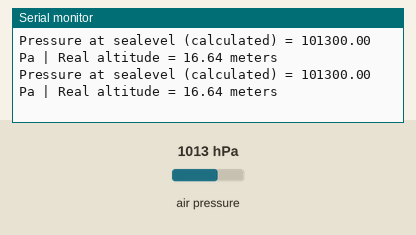
The sketch below on a simulated Arduino Uno, built with avr-gcc and run on an emulated ATmega328P. Shown: the last lines printed to the serial monitor. The test bench sets the inputs (shaded band); at power-on: air pressure 1013 hPa.

Above: at 1.2 s.
1.3 s: air pressure set to 952 hPa
At 2.0 s:
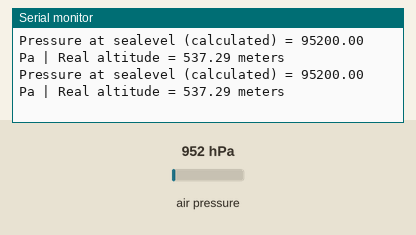
4.3 s: air pressure set to 1000 hPa
At 5.4 s:
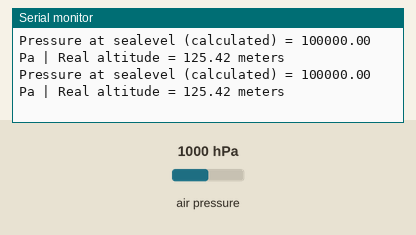
7.3 s: air pressure set to 975 hPa
At 7.9 s:
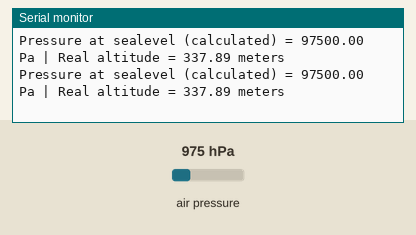
10.3 s: air pressure set to 1025 hPa
At 11.2 s:
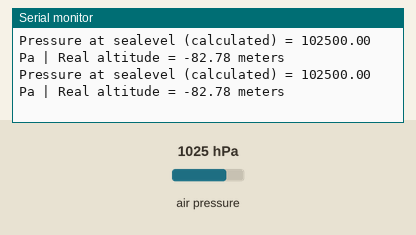
13.3 s: air pressure set to 1048 hPa
At 14.2 s:
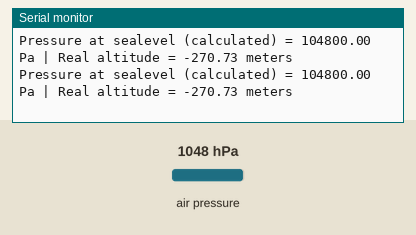
Timing chart, 0 to 16.3 s (numbered marks = the images above; inputs shaded):
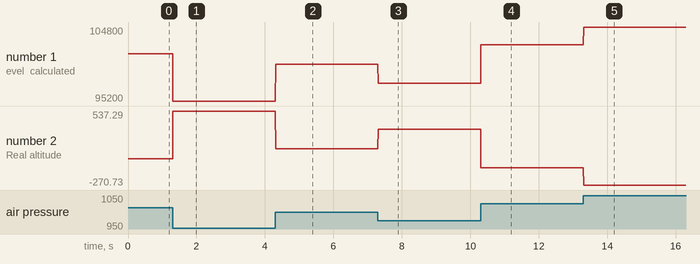

The sketch:

pressure_sensor_source_cod.ino
```cpp
#include <Adafruit_BMP085.h>

Adafruit_BMP085 bmp;
double Pressure,Altitude;

void setup() {
  Serial.begin(115200);
  if (!bmp.begin()) {
  Serial.println("Could not find a valid BMP085 sensor, check wiring!");
  while (1) {}
  }
}

void loop() {
  print_bmp180_data();
}

void bmp180_data(){
  Pressure = bmp.readSealevelPressure();
  Altitude = bmp.readAltitude(101500);
}

void print_bmp180_data(){
    bmp180_data();
    Serial.print("Pressure at sealevel (calculated) = ");
    Serial.print(Pressure);
    Serial.print(" Pa");
    Serial.print(" | ");

  // you can get a more precise measurement of altitude
  // if you know the current sea level pressure which will
  // vary with weather and such. If it is 1015 millibars
  // that is equal to 101500 Pascals.
    Serial.print("Real altitude = ");
    Serial.print(Altitude);
    Serial.println(" meters");
}
```

Measured:
- after the input at 1.3 s, the serial monitor: prints a new line at once (image 1)
- after the input at 4.3 s, the serial monitor: prints a new line at once (image 2)
- after the input at 7.3 s, the serial monitor: prints a new line at once (image 3)
- after the input at 10.3 s, the serial monitor: prints a new line at once (image 4)
- after the input at 13.3 s, the serial monitor: prints a new line at once (image 5)
- plotted number 1: 101300 → 95200 after the input at 1.3 s, 95200 → 100000 after the input at 4.3 s, 100000 → 97500 after the input at 7.3 s, 97500 → 102500 after the input at 10.3 s, 102500 → 104800 after the input at 13.3 s
- plotted number 2: 16.64 → 537.29 after the input at 1.3 s, 537.29 → 125.42 after the input at 4.3 s, 125.42 → 337.89 after the input at 7.3 s, 337.89 → -82.78 after the input at 10.3 s, -82.78 → -270.73 after the input at 13.3 s
